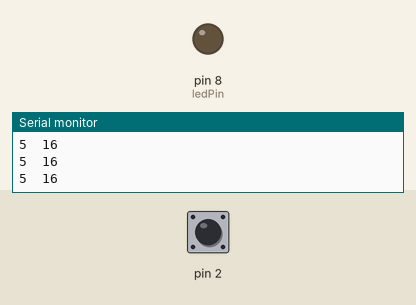
Simulated run of this sketch. Board: Arduino Uno, built with avr-gcc and run on an emulated ATmega328P. Parts: output pins drawn as LEDs (lit = HIGH), the last lines printed to the serial monitor. Inputs (shaded band) come from the test bench; at power-on: pin 2 HIGH.

Above: at 1.2 s.
1.3 s: pin 2 pulled LOW for 0.15 s
At 1.7 s:
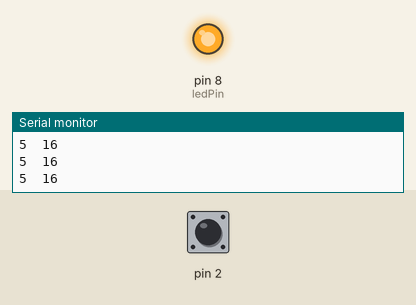
2.9 s: pin 2 pulled LOW for 1 s
At 4.2 s:
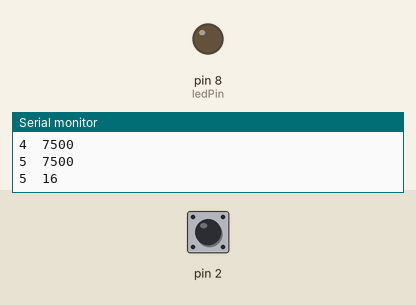
5.4 s: pin 2 pulled LOW for 3.2 s
At 6.2 s:
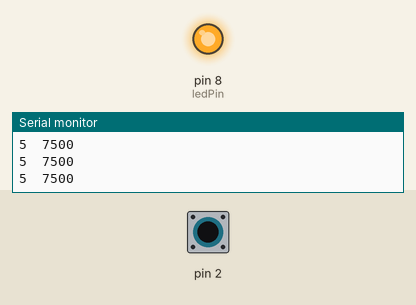
Timing chart, 0 to 8.4 s (numbered marks = the images above; inputs shaded):
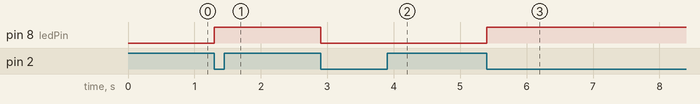

Measured:
- after the input at 1.3 s, pin 8 (ledPin): LOW → HIGH at once
- after the input at 2.9 s, pin 8 (ledPin): HIGH → LOW at once
- after the input at 5.4 s, pin 8 (ledPin): LOW → HIGH at once

The sketch:

Project13b.ino
```cpp
#include <CapacitiveSensor.h>

CapacitiveSensor capSensor = CapacitiveSensor(4,2);
int treshold=700;
const int ledPin=8;
unsigned long lastOutputMoment=0;
boolean touchedWire=false;
boolean turnedOnLed=false;

void setup()
{
  pinMode(ledPin,OUTPUT);
  Serial.begin(9600);
}

void loop()
{
  unsigned long start = millis();
  long sensorValue = capSensor.capacitiveSensor(50);
  if (sensorValue>treshold){
    if (!touchedWire){
      touchedWire=true;
      digitalWrite(ledPin,turnedOnLed?LOW:HIGH);
      turnedOnLed=!turnedOnLed;
    }
  }else touchedWire=false;
  if (millis() - lastOutputMoment>250){
  Serial.print(millis() - start);        // check on performance in milliseconds
  Serial.print("\t");                    // tab character for debug windown spacing
  Serial.print(sensorValue);             // print sensor output 1
  Serial.println("");
  lastOutputMoment=millis();
  }
  delay(1);                             // arbitrary delay to limit data to serial port
}
```
